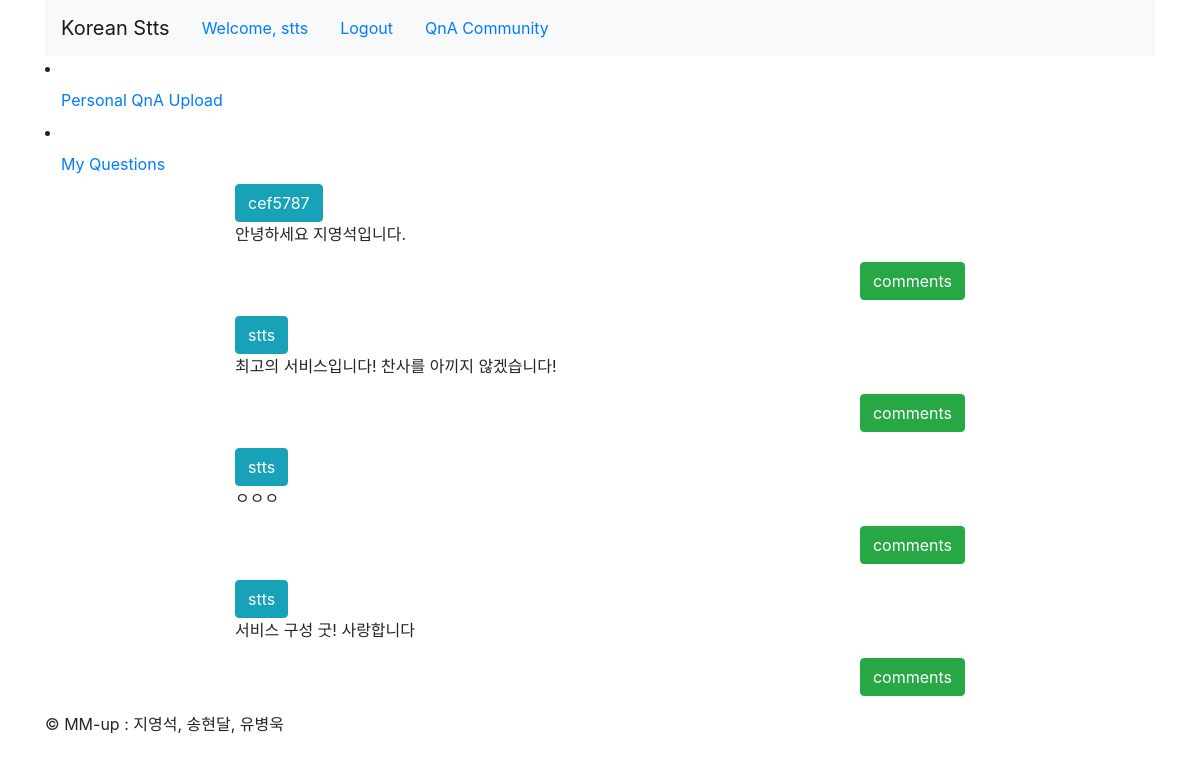
The app's page /QnA/ (signed in) with its own data.
### QnA/models.py (models this page shows, shortened)
class QuestionAndAnswer(models.Model):
    author = models.ForeignKey(User, on_delete=models.CASCADE, related_name="user_author")
    title = models.CharField(max_length=100)
    text = models.TextField()
    hit = models.PositiveIntegerField(default=0)
    created = models.DateTimeField(auto_now_add=True)
    updated = models.DateTimeField(auto_now=True)
    class Meta:
        ordering = ['-updated']

### QnA/views.py (the view)
# urls.py: path('', QnA_list, name="QnA_list"),
def QnA_list(request):
    QnAs = QuestionAndAnswer.objects.all().order_by("hit")
    return render(request, "QnA/list.html", context={"QnAs": QnAs})

### QnA/templates/QnA/list.html (shortened to what this page needs)
{% extends 'base.html' %}
{% block content %}
    <li class="nav-item"><a href="{% url 'QnA:QnA_upload' %}" class="nav-link">Personal QnA Upload</a></li>
    <li class="nav-item"><a href="{% url 'QnA:MyQnA' %}" class="nav-link">My Questions</a></li>
    {% for post in QnAs %}
        <div class="row">
            <div class="col-md-2"></div>
            <div class="col-md-8 panel panel-default">
                <button type="button" class="btn btn-xs btn-info">
                    {{post.author.username}}</button>
                <p>{{post.text|linebreaksbr}}</p>
                <p class="text-right">
                    <a href="{% url 'QnA:QnA_detail' pk=post.id %}" class="btn btn-xs btn-success">comments</a>
                </p>
            </div>
            <div class="col-md-2"></div>
        </div>
    {% endfor %}
{% endblock %}

### templates/base.html (shortened to what this page needs)
<!DOCTYPE html>
<html lang="en">
<head>
    <link rel="stylesheet" href="https://stackpath.bootstrapcdn.com/bootstrap/4.1.3/css/bootstrap.min.css">
</head>
<body>
<div class="container">
    <header class="header clearfix">
        <nav class="navbar navbar-expand-lg navbar-light bg-light">
            <a class="navbar-brand" href="/">Korean Stts</a>
            <ul class="nav">
                {% if user.is_authenticated %}
                <li class="nav-item"><a href="#" class="nav-link">Welcome, {{user.get_username}}</a></li>
                <li class="nav-item"><a href="{% url 'account:logout' %}" class="nav-link">Logout</a></li>
                <li class="nav-item"><a href="{% url 'QnA:QnA_list' %}" class="nav-link">QnA Community</a></li>
                {% else %}
                <li class="nav-item"><a href="{% url 'account:login' %}" class="nav-link">Login</a></li>
                <li class="nav-item"><a href="{% url 'account:register' %}" class="nav-link">Signup</a></li>
                {% endif %}
            </ul>
        </nav>
    </header>
    {% block content %}
    {% endblock %}
    <footer class="footer">
        <p>&copy; MM-up : 지영석, 송현달, 유병욱</p>
    </footer>
</div>
</body>

### records on screen
QuestionAndAnswer: author.username "cef5787", text "안녕하세요 지영석입니다."
QuestionAndAnswer: author.username "stts", text "최고의 서비스입니다! 찬사를 아끼지 않겠습니다!"
QuestionAndAnswer: author.username "stts", text "ㅇㅇㅇ"
QuestionAndAnswer: author.username "stts", text "서비스 구성 굿! 사랑합니다"

### other values on screen
{{ user.get_username }} "stts"
